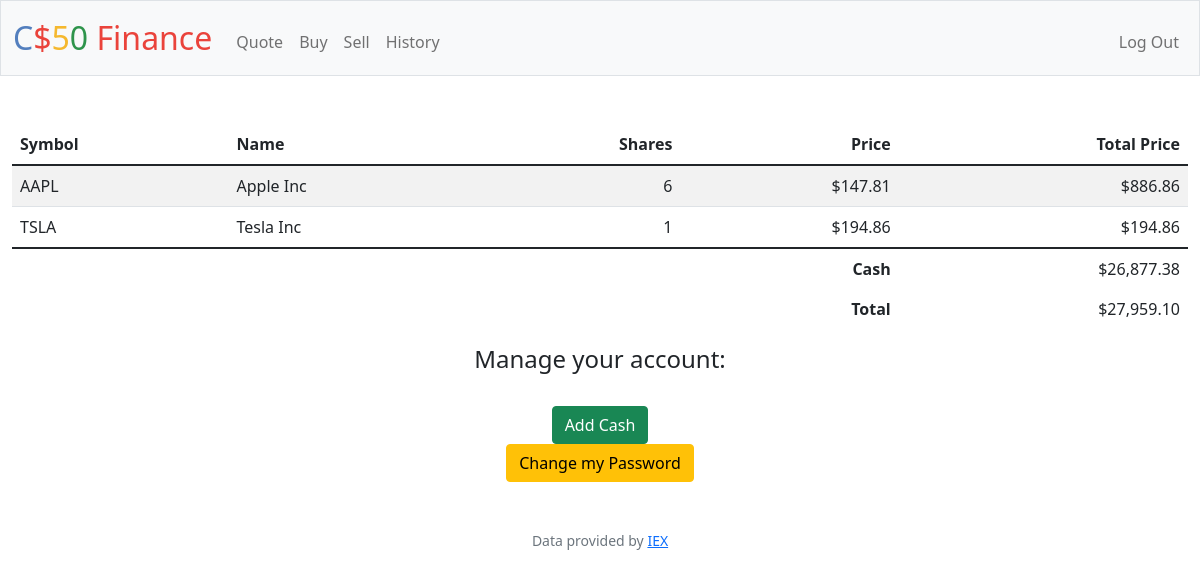
The page / (signed in) on the database its author committed.
### tables this page shows
CREATE TABLE portfolio(user_id INTEGER NOT NULL,
symbol TEXT NOT NULL, name TEXT NOT NULL, shares INTEGER NOT NULL DEFAULT 0, price INTEGER NOT NULL);

CREATE TABLE users (id INTEGER PRIMARY KEY AUTOINCREMENT NOT NULL, username TEXT NOT NULL, hash TEXT NOT NULL, cash NUMERIC NOT NULL DEFAULT 10000.00);

### app.py (the view)
@app.route("/")
@login_required
def index():
    id = session["user_id"]
    stocks = db.execute("SELECT * FROM portfolio WHERE user_id = ?", id)
    cash = db.execute("SELECT cash from users WHERE id = ?", id)
    totalPrice = cash[0]['cash']
    for stock in stocks:
        stock['total'] = stock['price'] * stock['shares']
        totalPrice += stock['total']
    return render_template("index.html", stocks=stocks, cash=cash, total=totalPrice)

### app.py (called while the page is built)
@app.after_request
def after_request(response):
    response.headers["Cache-Control"] = "no-cache, no-store, must-revalidate"
    response.headers["Expires"] = 0
    response.headers["Pragma"] = "no-cache"
    return response

### helpers.py (called while the page is built)
def login_required(f):
    @wraps(f)
    def decorated_function(*args, **kwargs):
        if session.get("user_id") is None:
            return redirect("/login")
        return f(*args, **kwargs)
    return decorated_function

def usd(value):
    return f"${value:,.2f}"

### templates/index.html (shortened to what this page needs)
{% extends "layout.html" %}
{% block main %}
<table class="table table-striped">
    <thead>
        <tr>
            <th class="text-start">Symbol</th>
            <th class="text-start">Name</th>
            <th td class="text-end">Shares</th>
            <th td class="text-end">Price</th>
            <th td class="text-end">Total Price</th>
        </tr>
    </thead>
    <tbody>
        {% for stock in stocks %}
        <tr>
            <td class="text-start">{{stock.symbol}}</td>
            <td class="text-start">{{stock.name}}</td>
            <td class="text-end">{{stock.shares}}</td>
            <td class="text-end">{{stock.price | usd}}</td>
            <td class="text-end">{{ stock.total | usd }}</td>
        </tr>
        {% endfor %}
    </tbody>
    <tfoot>
        <tr>
            <td class="border-0 fw-bold text-end" colspan="4">Cash</td>
            <td class="border-0 text-end">{{cash[0]['cash'] | usd}}</td>
        </tr>
        <tr>
            <td class="border-0 fw-bold text-end" colspan="4">Total</td>
            <td class="border-0 text-end">{{ total | usd }}</td>
        </tr>
    </tfoot>
</table>
<h4>Manage your account:</h4>
<br>
<form action="/addCash">
    <button class="btn  btn-success">Add Cash</button>
</form>
<form action="/changePassword">
    <button class="btn btn-warning">Change my Password</button>
</form>
{% endblock %}

### rows shown on the page
portfolio: symbol "AAPL", name "Apple Inc", shares "6", price "$147.81", total "$886.86"
portfolio: symbol "TSLA", name "Tesla Inc", shares "1", price "$194.86", total "$194.86"
users: cash "$26,877.38"

### other values the page prints
{{ total | usd }} "$27,959.10"
